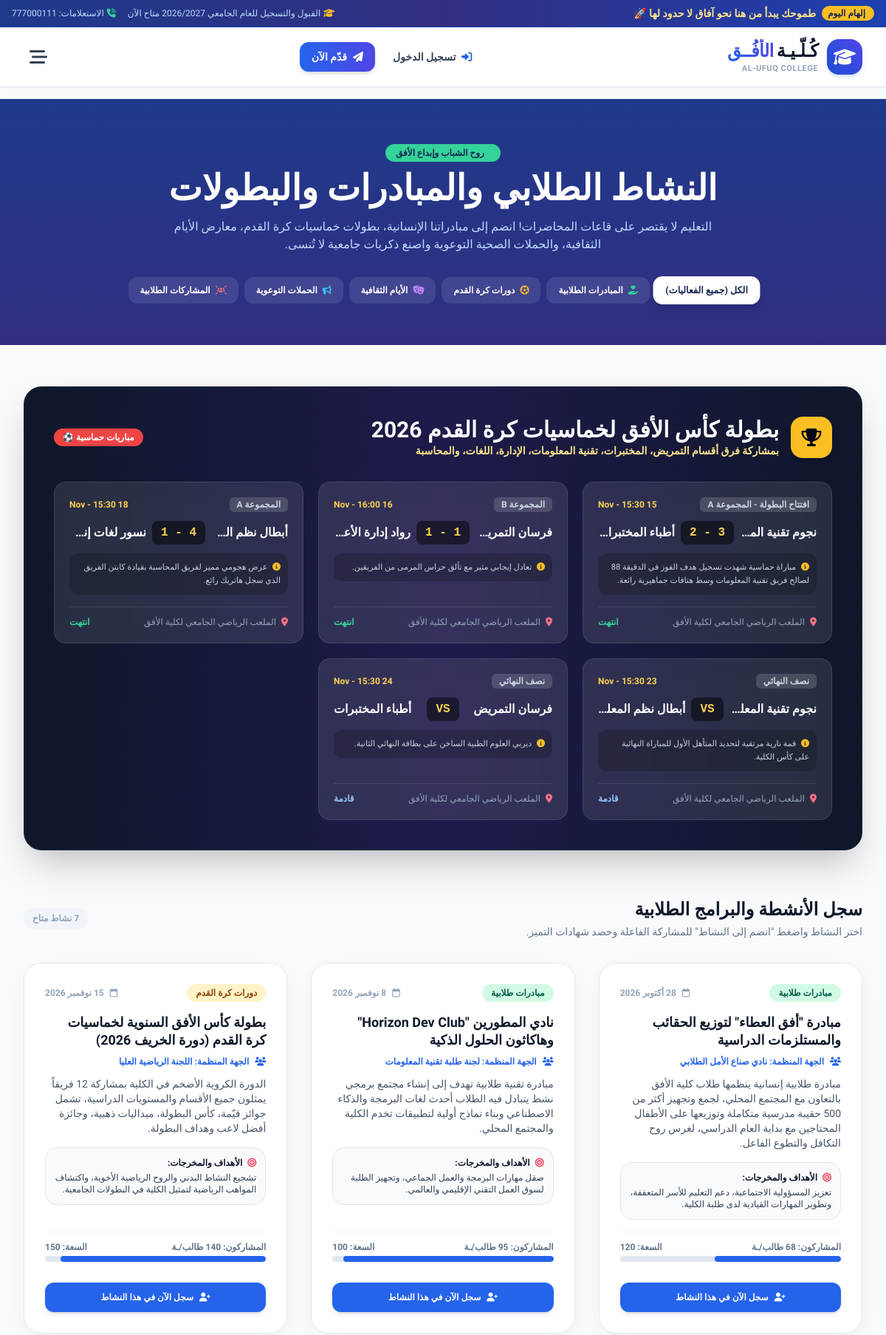
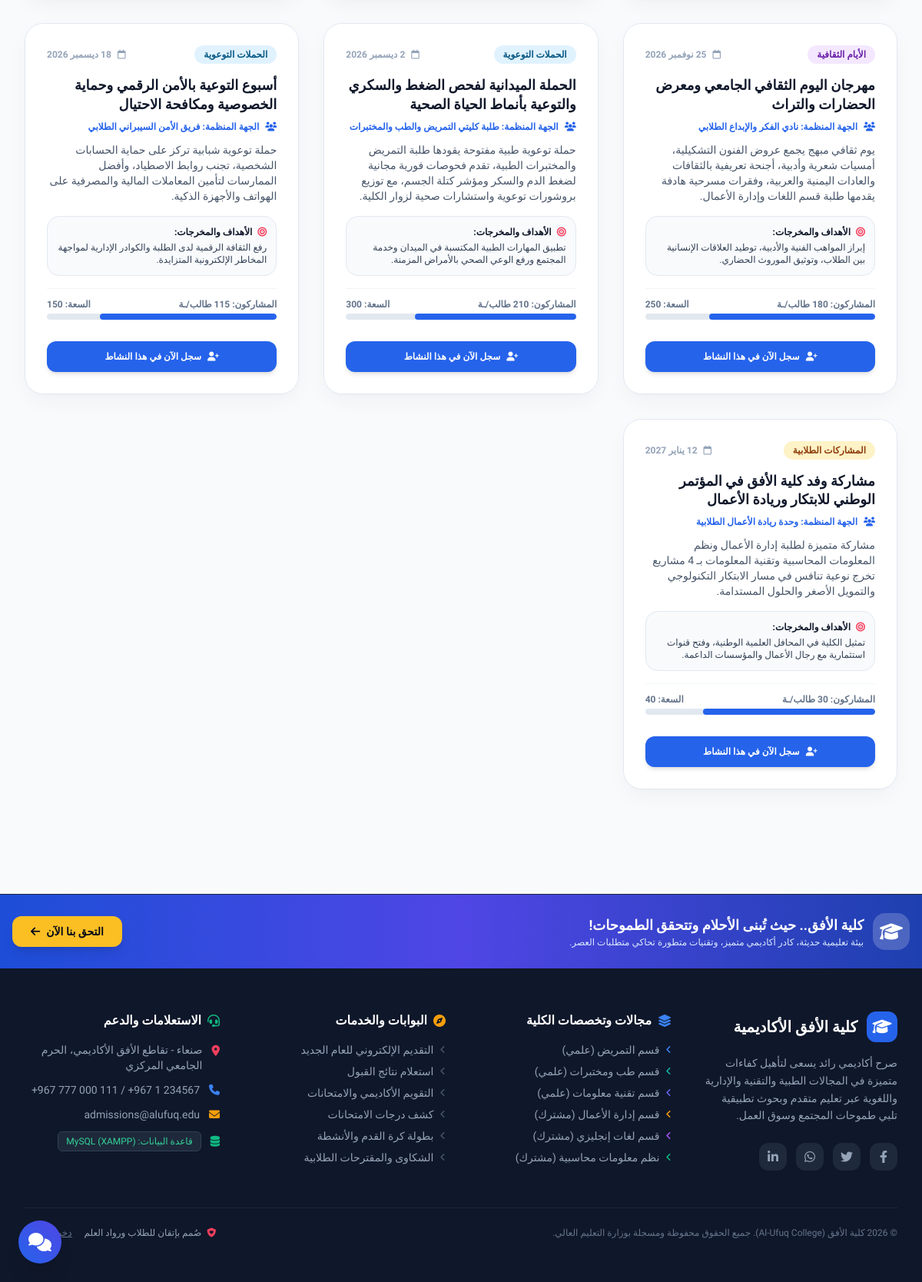
Page /activities.php on the committed database (2 pictures, top to bottom).
### tables this page shows
CREATE TABLE `football_matches` (
  `id` INT AUTO_INCREMENT PRIMARY KEY,
  `tournament_title` VARCHAR(100) NOT NULL DEFAULT 'كأس الأفق السنوي لكرة القدم 2026',
  `team_a` VARCHAR(100) NOT NULL,
  `team_b` VARCHAR(100) NOT NULL,
  `score_a` INT DEFAULT NULL,
  `score_b` INT DEFAULT NULL,
  `match_date` DATETIME NOT NULL,
  `stage` VARCHAR(50) NOT NULL DEFAULT 'دور المجموعات',
  `stadium` VARCHAR(100) NOT NULL DEFAULT 'الملعب الرياضي الجامعي لكلية الأفق',
  `status` ENUM('قادمة', 'جارية الآن', 'انتهت') NOT NULL DEFAULT 'قادمة',
  `highlights` TEXT DEFAULT NULL
);

CREATE TABLE `activities` (
  `id` INT AUTO_INCREMENT PRIMARY KEY,
  `title` VARCHAR(150) NOT NULL,
  `category` ENUM('مبادرات طلابية', 'دورات كرة القدم', 'الأيام الثقافية', 'الحملات التوعوية', 'المشاركات الطلابية') NOT NULL,
  `organizer` VARCHAR(100) NOT NULL DEFAULT 'عمادة شؤون الطلاب',
  `event_date` DATE NOT NULL,
  `location` VARCHAR(100) NOT NULL,
  `description` LONGTEXT NOT NULL,
  `goals` TEXT DEFAULT NULL,
  `image` VARCHAR(255) DEFAULT 'activity_default.jpg',
  `registered_count` INT DEFAULT 0,
  `max_capacity` INT DEFAULT 100,
  `is_featured` TINYINT(1) DEFAULT 0,
  `created_at` TIMESTAMP DEFAULT CURRENT_TIMESTAMP
);

### config/db.php (called while the page is built, shortened)
<?php
function clean_input($data) {
    return htmlspecialchars(trim((string)$data), ENT_QUOTES, 'UTF-8');
}
function format_date_ar($date_str) {
    $timestamp = strtotime($date_str);
    $months = [
        1 => 'يناير', 2 => 'فبراير', 3 => 'مارس', 4 => 'أبريل',
        5 => 'مايو', 6 => 'يونيو', 7 => 'يوليو', 8 => 'أغسطس',
        9 => 'سبتمبر', 10 => 'أكتوبر', 11 => 'نوفمبر', 12 => 'ديسمبر'
    ];
    $day = date('j', $timestamp);
    $m = (int)date('n', $timestamp);
    $year = date('Y', $timestamp);
    return "{$day} " . ($months[$m] ?? '') . " {$year}";
}

### activities.php (the view, shortened to what this page needs)
<?php
require_once __DIR__ . '/config/db.php';
$cat_filter = clean_input($_GET['cat'] ?? 'all');
$sql = "SELECT * FROM activities WHERE 1=1";
$params = [];
$sql .= " ORDER BY event_date ASC";
$stmt = $pdo->prepare($sql);
$stmt->execute($params);
$activities = $stmt->fetchAll();
$matches = $pdo->query("SELECT * FROM football_matches ORDER BY match_date ASC")->fetchAll();
require_once __DIR__ . '/includes/header.php';
?>
<section class="bg-gradient-to-b from-blue-900 to-indigo-900 text-white py-14 relative overflow-hidden">
    <div class="max-w-7xl mx-auto px-4 sm:px-6 lg:px-8 relative z-10 text-center">
        <span class="inline-flex items-center gap-2 px-3.5 py-1 rounded-full bg-emerald-400 text-blue-950 font-black text-xs shadow-sm mb-3">
            <i class="fa-solid fa-sparkles"></i> روح الشباب وإبداع الأفق
        </span>
        <h1 class="text-3xl sm:text-5xl font-black mb-4">النشاط الطلابي والمبادرات والبطولات</h1>
        <p class="text-blue-200 text-sm sm:text-base max-w-3xl mx-auto leading-relaxed">
            التعليم لا يقتصر على قاعات المحاضرات! انضم إلى مبادراتنا الإنسانية، بطولات خماسيات كرة القدم، معارض الأيام الثقافية، والحملات الصحية التوعوية واصنع ذكريات جامعية لا تُنسى.
        </p>
        <div class="flex flex-wrap justify-center gap-2 mt-8">
            <a href="activities.php?cat=all" class="px-4 py-2.5 rounded-xl font-extrabold text-xs transition-all <?= $cat_filter == 'all' ? 'bg-white text-blue-950 shadow-lg scale-105' : 'bg-white/10 text-white hover:bg-white/20' ?>">
                الكل (جميع الفعاليات)
            </a>
            <a href="activities.php?cat=<?= urlencode('مبادرات طلابية') ?>" class="px-4 py-2.5 rounded-xl font-extrabold text-xs transition-all <?= $cat_filter == 'مبادرات طلابية' ? 'bg-white text-blue-950 shadow-lg scale-105' : 'bg-white/10 text-white hover:bg-white/20' ?>">
                <i class="fa-solid fa-hand-holding-heart ml-1 text-emerald-400"></i> المبادرات الطلابية
            </a>
            <a href="activities.php?cat=<?= urlencode('دورات كرة القدم') ?>" class="px-4 py-2.5 rounded-xl font-extrabold text-xs transition-all <?= $cat_filter == 'دورات كرة القدم' ? 'bg-white text-blue-950 shadow-lg scale-105' : 'bg-white/10 text-white hover:bg-white/20' ?>">
                <i class="fa-solid fa-futbol ml-1 text-amber-400"></i> دورات كرة القدم
            </a>
            <a href="activities.php?cat=<?= urlencode('الأيام الثقافية') ?>" class="px-4 py-2.5 rounded-xl font-extrabold text-xs transition-all <?= $cat_filter == 'الأيام الثقافية' ? 'bg-white text-blue-950 shadow-lg scale-105' : 'bg-white/10 text-white hover:bg-white/20' ?>">
                <i class="fa-solid fa-masks-theater ml-1 text-purple-400"></i> الأيام الثقافية
            </a>
            <a href="activities.php?cat=<?= urlencode('الحملات التوعوية') ?>" class="px-4 py-2.5 rounded-xl font-extrabold text-xs transition-all <?= $cat_filter == 'الحملات التوعوية' ? 'bg-white text-blue-950 shadow-lg scale-105' : 'bg-white/10 text-white hover:bg-white/20' ?>">
                <i class="fa-solid fa-bullhorn ml-1 text-sky-400"></i> الحملات التوعوية
            </a>
            <a href="activities.php?cat=<?= urlencode('المشاركات الطلابية') ?>" class="px-4 py-2.5 rounded-xl font-extrabold text-xs transition-all <?= $cat_filter == 'المشاركات الطلابية' ? 'bg-white text-blue-950 shadow-lg scale-105' : 'bg-white/10 text-white hover:bg-white/20' ?>">
                <i class="fa-solid fa-users-rays ml-1 text-rose-400"></i> المشاركات الطلابية
            </a>
        </div>
    </div>
</section>
<div class="max-w-7xl mx-auto px-4 sm:px-6 lg:px-8 py-14 space-y-16">
    <?php if ($cat_filter === 'all' || $cat_filter === 'دورات كرة القدم'): ?>
        <div id="football" class="rounded-3xl bg-gradient-to-r from-slate-900 via-indigo-950 to-slate-900 text-white p-8 lg:p-10 shadow-2xl relative overflow-hidden border border-slate-800">
            <div class="flex flex-col md:flex-row justify-between items-start md:items-center gap-4 mb-8">
                <div class="flex items-center gap-4">
                    <div class="w-14 h-14 rounded-2xl bg-amber-400 text-slate-950 flex items-center justify-center text-2xl font-black shadow-lg">
                        <i class="fa-solid fa-trophy"></i>
                    </div>
                    <div>
                        <h2 class="text-2xl sm:text-3xl font-black">بطولة كأس الأفق لخماسيات كرة القدم 2026</h2>
                        <p class="text-amber-200 text-xs sm:text-sm font-semibold">بمشاركة فرق أقسام التمريض، المختبرات، تقنية المعلومات، الإدارة، اللغات، والمحاسبة</p>
                    </div>
                </div>
                <span class="bg-red-500 text-white text-xs px-3 py-1 rounded-full font-bold animate-pulse">مباريات حماسية ⚽</span>
            </div>
            <div class="grid grid-cols-1 md:grid-cols-2 lg:grid-cols-3 gap-5">
                <?php foreach ($matches as $m): ?>
                    <div class="bg-white/10 backdrop-blur-md rounded-2xl p-5 border border-white/10 flex flex-col justify-between">
                        <div>
                            <div class="flex items-center justify-between text-xs text-slate-300 mb-3">
                                <span class="bg-white/15 px-2.5 py-0.5 rounded-md font-bold"><?= htmlspecialchars($m['stage']) ?></span>
                                <span class="text-amber-300 font-bold"><?= date('d M - H:i', strtotime($m['match_date'])) ?></span>
                            </div>
                            <div class="flex items-center justify-between text-sm sm:text-base font-extrabold my-3">
                                <div class="text-right flex-1 truncate"><?= htmlspecialchars($m['team_a']) ?></div>
                                <div class="px-3 py-1 mx-2 rounded-lg bg-black/50 text-amber-300 font-mono text-base font-black">
                                    <?= $m['score_a'] !== null ? $m['score_a'] . ' - ' . $m['score_b'] : 'VS' ?>
                                </div>
                                <div class="text-left flex-1 truncate"><?= htmlspecialchars($m['team_b']) ?></div>
                            </div>
                            <?php if (!empty($m['highlights'])): ?>
                                <p class="text-[11px] text-slate-300 bg-black/20 p-2.5 rounded-xl mt-2 leading-relaxed">
                                    <i class="fa-solid fa-circle-info text-amber-400 ml-1"></i> <?= htmlspecialchars($m['highlights']) ?>
                                </p>
                            <?php endif; ?>
                        </div>
                        <div class="mt-4 pt-3 border-t border-white/10 flex items-center justify-between text-xs text-slate-400">
                            <span><i class="fa-solid fa-location-dot ml-1 text-rose-400"></i> <?= htmlspecialchars($m['stadium']) ?></span>
                            <span class="font-bold <?= $m['status'] == 'انتهت' ? 'text-emerald-400' : 'text-blue-300' ?>"><?= htmlspecialchars($m['status']) ?></span>
                        </div>
                    </div>
                <?php endforeach; ?>
            </div>
        </div>
    <?php endif; ?>
    <div>
        <div class="flex items-center justify-between mb-8">
            <div>
                <h3 class="text-2xl font-black text-slate-900">سجل الأنشطة والبرامج الطلابية</h3>
                <p class="text-slate-500 text-xs sm:text-sm mt-1">اختر النشاط واضغط "انضم إلى النشاط" للمشاركة الفاعلة وحصد شهادات التميز.</p>
            </div>
            <span class="text-xs font-bold text-slate-400 bg-slate-100 px-3 py-1.5 rounded-xl"><?= count($activities) ?> نشاط متاح</span>
        </div>
        <div class="grid grid-cols-1 md:grid-cols-2 lg:grid-cols-3 gap-8">
            <?php foreach ($activities as $act): ?>
                <div id="act-<?= $act['id'] ?>" class="glass-card rounded-3xl p-7 border border-slate-200 flex flex-col justify-between scroll-mt-24">
                    <div>
                        <div class="flex items-center justify-between mb-4">
                            <span class="text-xs font-black px-3 py-1 rounded-full <?= $act['category'] == 'مبادرات طلابية' ? 'bg-emerald-100 text-emerald-800' : ($act['category'] == 'الأيام الثقافية' ? 'bg-purple-100 text-purple-800' : ($act['category'] == 'الحملات التوعوية' ? 'bg-sky-100 text-sky-800' : 'bg-amber-100 text-amber-800')) ?>">
                                <?= htmlspecialchars($act['category']) ?>
                            </span>
                            <span class="text-xs font-bold text-slate-400 flex items-center gap-1">
                                <i class="fa-regular fa-calendar ml-1"></i>
                                <?= format_date_ar($act['event_date']) ?>
                            </span>
                        </div>
                        <h4 class="text-lg font-black text-slate-900 mb-2 leading-snug">
                            <?= htmlspecialchars($act['title']) ?>
                        </h4>
                        <div class="text-xs font-bold text-blue-600 mb-3 flex items-center gap-1">
                            <i class="fa-solid fa-users ml-1"></i> الجهة المنظمة: <?= htmlspecialchars($act['organizer']) ?>
                        </div>
                        <p class="text-slate-600 text-xs sm:text-sm leading-relaxed mb-4">
                            <?= htmlspecialchars($act['description']) ?>
                        </p>
                        <?php if (!empty($act['goals'])): ?>
                            <div class="p-3 rounded-2xl bg-slate-50 border border-slate-200 text-xs text-slate-700 mb-4">
                                <span class="font-bold text-slate-900 block mb-1"><i class="fa-solid fa-bullseye text-rose-500 ml-1"></i> الأهداف والمخرجات:</span>
                                <?= htmlspecialchars($act['goals']) ?>
                            </div>
                        <?php endif; ?>
                    </div>
                    <div>
                        <div class="py-3 border-t border-slate-100 text-xs text-slate-500 mb-4">
                            <div class="flex justify-between font-bold mb-1">
                                <span>المشاركون: <?= $act['registered_count'] ?> طالب/ـة</span>
                                <span>السعة: <?= $act['max_capacity'] ?></span>
                            </div>
                            <div class="w-full bg-slate-200 rounded-full h-2 overflow-hidden">
                                <div class="bg-blue-600 h-2 rounded-full" style="width: <?= min(100, round(($act['registered_count'] / $act['max_capacity']) * 100)) ?>%;"></div>
                            </div>
                        </div>
                        <button onclick="openSignupModal(<?= $act['id'] ?>, '<?= addslashes(htmlspecialchars($act['title'])) ?>')" class="w-full py-3 rounded-xl bg-blue-600 hover:bg-blue-700 text-white font-extrabold text-xs shadow-md transition-all flex items-center justify-center gap-2">
                            <i class="fa-solid fa-user-plus"></i>
                            <span>سجل الآن في هذا النشاط</span>
                        </button>
                    </div>
                </div>
            <?php endforeach; ?>
        </div>
    </div>
</div>
<?php require_once __DIR__ . '/includes/footer.php'; ?>

### rows in the picture
football_matches: stage "افتتاح البطولة - المجموعة A", match_date "15 Nov - 15:30", score_b "2", team_b "أطباء المختبرات", highlights "مباراة حماسية شهدت تسجيل هدف الفوز في الدقيقة 88 لصالح فريق تقنية المعلومات وسط هتافات جماهيرية رائعة.", stadium "الملعب الرياضي الجامعي لكلية الأفق", status "انتهت"
football_matches: stage "المجموعة B", match_date "16 Nov - 16:00", score_b "1", highlights "تعادل إيجابي مثير مع تألق حراس المرمى من الفريقين.", stadium "الملعب الرياضي الجامعي لكلية الأفق", status "انتهت"
football_matches: stage "المجموعة A", match_date "18 Nov - 15:30", score_b "1", highlights "عرض هجومي مميز لفريق المحاسبة بقيادة كابتن الفريق الذي سجل هاتريك رائع.", stadium "الملعب الرياضي الجامعي لكلية الأفق", status "انتهت"
football_matches: stage "نصف النهائي", match_date "23 Nov - 15:30", shows "VS", highlights "قمة نارية مرتقبة لتحديد المتأهل الأول للمباراة النهائية على كأس الكلية.", stadium "الملعب الرياضي الجامعي لكلية الأفق", status "قادمة"
football_matches: stage "نصف النهائي", match_date "24 Nov - 15:30", team_a "فرسان التمريض", shows "VS", team_b "أطباء المختبرات", highlights "ديربي العلوم الطبية الساخن على بطاقة النهائي الثانية.", stadium "الملعب الرياضي الجامعي لكلية الأفق", status "قادمة"
activities: category "مبادرات طلابية", event_date "28 أكتوبر 2026", title "مبادرة \"أفق العطاء\" لتوزيع الحقائب والمستلزمات الدراسية", organizer "نادي صناع الأمل الطلابي", description "مبادرة طلابية إنسانية ينظمها طلاب كلية الأفق بالتعاون مع المجتمع المحلي، لجمع وتجهيز أكثر من 500 حقيبة مدرسية متكاملة وتوزيعها على الأطفال المحتاجين مع بداية العام الدراسي، لغرس روح التكافل والتطوع الفاعل.", goals "تعزيز المسؤولية الاجتماعية، دعم التعليم للأسر المتعففة، وتطوير المهارات القيادية لدى طلبة الكلية.", registered_count "68", max_capacity "120"
activities: category "مبادرات طلابية", event_date "8 نوفمبر 2026", title "نادي المطورين \"Horizon Dev Club\" وهاكاثون الحلول الذكية", organizer "لجنة طلبة تقنية المعلومات", description "مبادرة تقنية طلابية تهدف إلى إنشاء مجتمع برمجي نشط يتبادل فيه الطلاب أحدث لغات البرمجة والذكاء الاصطناعي وبناء نماذج أولية لتطبيقات تخدم الكلية والمجتمع المحلي.", goals "صقل مهارات البرمجة والعمل الجماعي، وتجهيز الطلبة لسوق العمل التقني الإقليمي والعالمي.", registered_count "95", max_capacity "100"
activities: category "دورات كرة القدم", event_date "15 نوفمبر 2026", title "بطولة كأس الأفق السنوية لخماسيات كرة القدم (دورة الخريف 2026)", organizer "اللجنة الرياضية العليا", description "الدورة الكروية الأضخم في الكلية بمشاركة 12 فريقاً يمثلون جميع الأقسام والمستويات الدراسية، تشمل جوائز قيّمة، كأس البطولة، ميداليات ذهبية، وجائزة أفضل لاعب وهداف البطولة.", goals "تشجيع النشاط البدني والروح الرياضية الأخوية، واكتشاف المواهب الرياضية لتمثيل الكلية في البطولات الجامعية.", registered_count "140", max_capacity "150"
activities: category "الأيام الثقافية", event_date "25 نوفمبر 2026", title "مهرجان اليوم الثقافي الجامعي ومعرض الحضارات والتراث", organizer "نادي الفكر والإبداع الطلابي", description "يوم ثقافي مبهج يجمع عروض الفنون التشكيلية، أمسيات شعرية وأدبية، أجنحة تعريفية بالثقافات والعادات اليمنية والعربية، وفقرات مسرحية هادفة يقدمها طلبة قسم اللغات وإدارة الأعمال.", goals "إبراز المواهب الفنية والأدبية، توطيد العلاقات الإنسانية بين الطلاب، وتوثيق الموروث الحضاري.", max_capacity "250", registered_count 180 (drawn)
activities: category "الحملات التوعوية", event_date "2 ديسمبر 2026", title "الحملة الميدانية لفحص الضغط والسكري والتوعية بأنماط الحياة الصحية", organizer "طلبة كليتي التمريض والطب والمختبرات", description "حملة توعوية طبية مفتوحة يقودها طلبة التمريض والمختبرات الطبية، تقدم فحوصات فورية مجانية لضغط الدم والسكر ومؤشر كتلة الجسم، مع توزيع بروشورات توعوية واستشارات صحية لزوار الكلية.", goals "تطبيق المهارات الطبية المكتسبة في الميدان وخدمة المجتمع ورفع الوعي الصحي بالأمراض المزمنة.", registered_count "210", max_capacity "300"
activities: category "الحملات التوعوية", event_date "18 ديسمبر 2026", title "أسبوع التوعية بالأمن الرقمي وحماية الخصوصية ومكافحة الاحتيال", organizer "فريق الأمن السيبراني الطلابي", description "حملة توعوية شبابية تركز على حماية الحسابات الشخصية، تجنب روابط الاصطياد، وأفضل الممارسات لتأمين المعاملات المالية والمصرفية على الهواتف والأجهزة الذكية.", goals "رفع الثقافة الرقمية لدى الطلبة والكوادر الإدارية لمواجهة المخاطر الإلكترونية المتزايدة.", registered_count "115", max_capacity "150"
activities: category "المشاركات الطلابية", event_date "12 يناير 2027", title "مشاركة وفد كلية الأفق في المؤتمر الوطني للابتكار وريادة الأعمال", organizer "وحدة ريادة الأعمال الطلابية", description "مشاركة متميزة لطلبة إدارة الأعمال ونظم المعلومات المحاسبية وتقنية المعلومات بـ 4 مشاريع تخرج نوعية تنافس في مسار الابتكار التكنولوجي والتمويل الأصغر والحلول المستدامة.", goals "تمثيل الكلية في المحافل العلمية الوطنية، وفتح قنوات استثمارية مع رجال الأعمال والمؤسسات الداعمة.", registered_count "30", max_capacity "40"

### other values in the picture
count($activities) "7"
